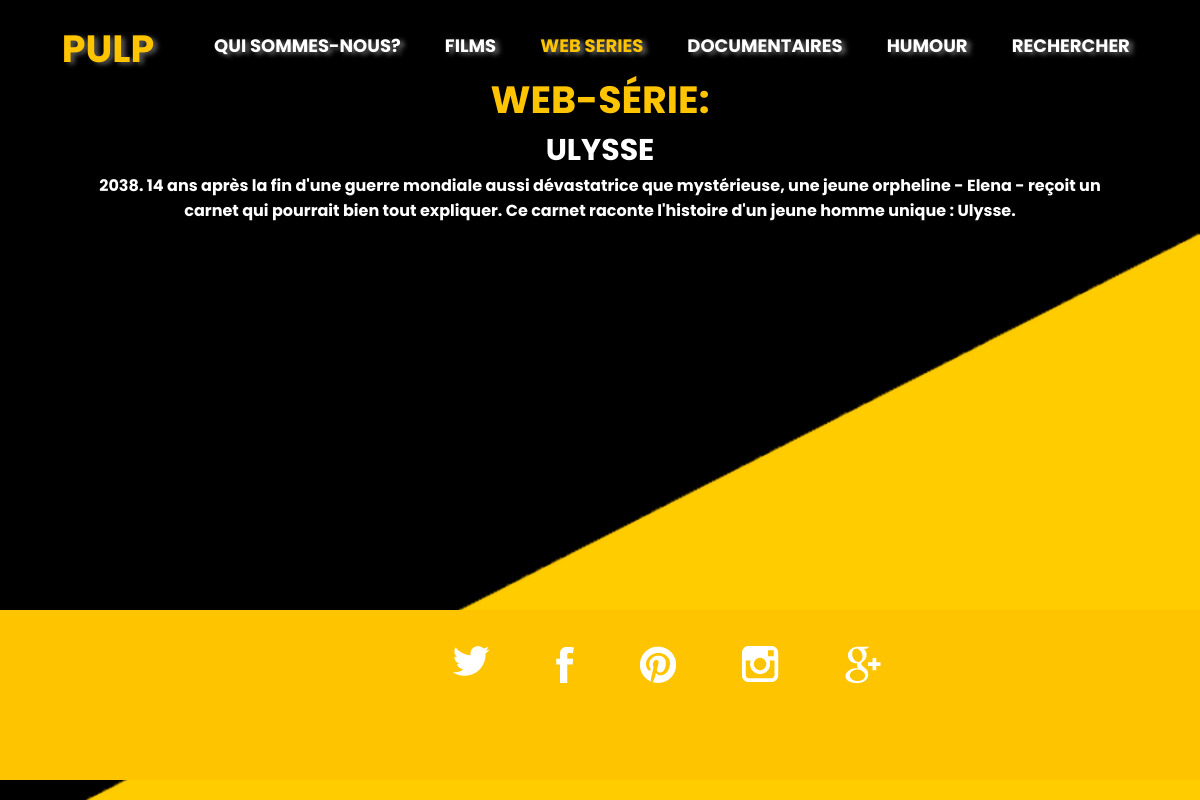
The page /php/showwebserie.php?id=20 on the database its author committed.
### tables this page shows
CREATE TABLE IF NOT EXISTS `films` (
  `id` int(15) NOT NULL,
  `categorie` varchar(255) NOT NULL,
  `titre` varchar(255) NOT NULL,
  `realisateur` varchar(255) NOT NULL,
  `date` int(11) DEFAULT NULL,
  `genre` varchar(255) NOT NULL,
  `description` text NOT NULL,
  `img` varchar(255) NOT NULL,
  `lien` text NOT NULL,
  `visible` int(11) NOT NULL DEFAULT '1'
);

### php/showwebserie.php (the view, shortened to what this page needs)
<?php
require_once "connect.php";
if(isset($_GET['id'])){
    $id = (int) $_GET['id'];
} else {
    header('Location: showwebserie.php');
}
$sql = "SELECT
    `id`,
    `titre`,
    `lien`,
    `description`
FROM
    `films`
WHERE
  `id` = :id
";
$stmt = $pdo->prepare($sql);
$stmt->bindValue(':id', $id, PDO::PARAM_INT);
$stmt->execute();
?>
    <!DOCTYPE html>
    <html lang="fr">
    <head>
    </head>
    <!DOCTYPE html>
    <html>
    <head>
      <link rel="stylesheet" href="../styles/style.css">
    </head>
    <body id="blackyellow">
        <header class="clearfix wes">
            <nav id="menu">
              <?php require ("header.php") ?>
        </header>
        <main>
                <?php while($row = $stmt->fetch(PDO::FETCH_ASSOC)):?>
                  <div class="white posi">
                  <ul>
                    <h1 class="categorie">Web-Série:</h1>
                    <li>
                      <strong id="titre"><?=$row['titre']?></strong>
                    </li>
                    <li>
                      <strong><?= $row['description'] ?></strong>
                    </li>
                    <li>
                      <strong><?=$row['lien']?></strong>
                    </li>
                  </ul>
                  </div>
                    <?php endwhile; ?>
        </main>
        <footer>
          <?php require ("footer.php") ?>
        </footer>
    </body>
    </html>

### styles/style.css (style rules this page uses)
* { padding: 0; margin: 0; box-sizing: border-box; }
.clearfix:before, .clearfix:after { content: " "; display: table; }
.clearfix:after { clear: both; }
body { font-family: 'Poppins', sans-serif; }
header { width: 100%; }
nav { width: 100%; float: left; transition: 1s; position: fixed; z-index: 9999; }
h1 { text-transform: uppercase; text-align: center; width: 10%; float: left; margin-top: 20px; margin-left: 4%; font-size: 38px; }
main { width: 85%; margin: 0 auto; padding: 0 0 2% 0; }
iframe { width: 50%; height: 47.5vh; }
footer { background-color: #ffc400; height: 170px; width: 100%; float: left; }
#blackyellow { background-image: url('../img-layout/back.png'); background-repeat: no-repeat; background-size: 100%; background-clip: border-box; background-color: #ffc400; background-position: fixed; }
.white { color: #fff; }
.posi { margin-top: 7%; }
#titre { font-size: 30px; text-transform: uppercase; }
.white ul { float: left; }
.white ul li { text-align: center; list-style: none; }
.categorie { color: #ffc400; text-align: center; float: left; width: 100%; margin: 0 auto; }

### rows shown on the page
films: titre "ULYSSE", description "2038. 14 ans après la fin d'une guerre mondiale aussi dévastatrice que mystérieuse, une jeune orpheline - Elena - reçoit un carnet qui pourrait bien tout expliquer. Ce carnet raconte l'histoire d'un jeune homme unique : Ulysse."
